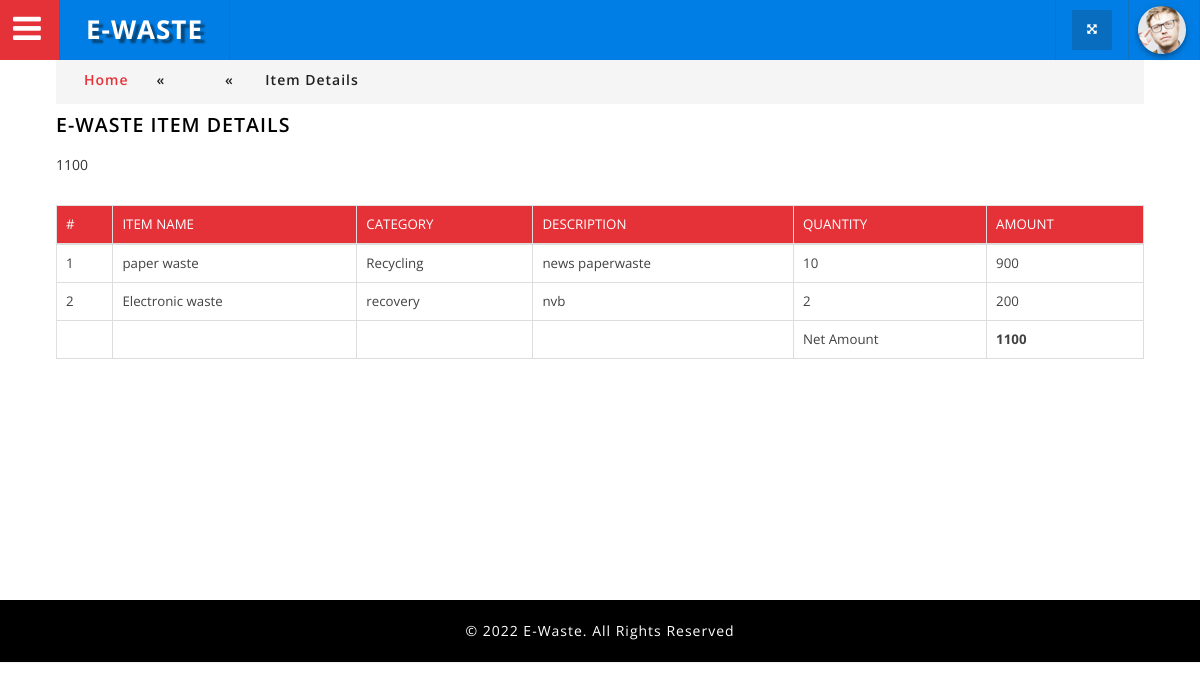
Screenshot of /Fieldofficer/view_collecteddetails.php?id=2 (signed in) with the database file from the repository.
### tables this page shows
CREATE TABLE IF NOT EXISTS `request_items` (
`req_item_id` int(11) NOT NULL,
  `req_id` int(11) NOT NULL,
  `item_title` varchar(70) NOT NULL,
  `e_cat_id` int(11) NOT NULL,
  `description` varchar(100) NOT NULL,
  `qty` int(11) NOT NULL,
  `amount` int(11) NOT NULL
);

CREATE TABLE IF NOT EXISTS `ewaste_category` (
`catid` int(11) NOT NULL,
  `catname` varchar(60) NOT NULL,
  `price` varchar(50) NOT NULL
);

### connectionclass.php (called while the page is built, shortened)
<?php
class Connectionclass
{
    public $db = null;
    public function open()
    {
        $dbname = "ewaste";
        $this->db = mysqli_connect("localhost", "root", "", $dbname)
            or die('Error connecting to MySQL server.');
    }
    public function GetTable($qry)
    {
        try {
            $result = mysqli_query($this->db, $qry);
            if ($result) {
                $data = array();
                while ($row = mysqli_fetch_assoc($result)) {
                    $data[] = $row;
                }
                return $data;
            } else {
                throw new Exception(mysqli_error($this->db));
            }
        } catch (Exception $e) {
            return $e->getMessage();
        } finally {
            mysqli_close($this->db);
        }
    }
    public function GetSingleData($qry)
    {
        try {
            $result = mysqli_query($this->db, $qry);
            if ($result) {
                $row = mysqli_fetch_row($result);
                return ($row != null) ? $row[0] : "";
            } else {
                throw new Exception(mysqli_error($this->db));
            }
        } catch (Exception $e) {
            return $e->getMessage();
        } finally {
            mysqli_close($this->db);
        }
    }
}
?>

### Fieldofficer/view_collecteddetails.php (the view, shortened to what this page needs)
<?php
require_once('header.php');
$req_id=$_REQUEST['id'];
$wer="select * from request_items i inner join ewaste_category c where i.req_id='$req_id' and i.e_cat_id=c.catid";
$res1=$obj->GetTable($wer);
?>
				<div class="inner_content">
						<div class="w3l_agileits_breadcrumbs">
							<div class="w3l_agileits_breadcrumbs_inner">
								<ul>
									<li><a href="index.php">Home</a><span>«</span></li>
									<li>
          <span>«</span></li>
									<li>Item Details</li>
								</ul>
							</div>
						</div>
					<div class="inner_content_w3_agile_info two_in" style="margin-top: 0em;">
					   <h3 class="w3_inner_tittle two"><?php echo $tu; ?>  E-Waste Item Details</h3>
						<div class="agile-tables">
											<table class="table table-bordered table-responsive">
              <thead>
                <tr>
                  <th>#</th>
                  <th>Item Name</th>
                  <th>Category</th>
                  <th>Description</th>
                  <th>Quantity</th>
                  <th>Amount</th>
                </tr>
              </thead>
              <tbody>
<?php
$i=0;
foreach($res1 as $row)
{
  $i++;
  ?>              <tr>
                  <td><?php echo $i; ?></td>
                  <td><?php echo $row['item_title']?></td>
                  <td><?php echo $row['catname']?></td>
                  <td><?php echo $row['description']?></td>
                  <td><?php echo $row['qty']?></td>
                 <td><?php echo $row['amount']?></td>
                </tr>
    <?php } ?>
           <tr>
                  <td></td>
                  <td></td>
                  <td></td>
                  <td></td>
                  <?php
                     $qry="select sum(amount) from request_items where req_id='$req_id'";
                         echo      $total=$obj->GetSingleData($qry);?>
                  <td>Net Amount</td><td><b><?php echo $total; ?></b></td>
                </tr>
              </tbody>
            </table>
								</div>
				    </div>
				</div>
		<?php
		require_once('footer.php');
		?>

### Fieldofficer/css/table-style.css (style rules this page uses)
table { background: white; border-collapse: collapse; margin: 1.25em 0 0; width: 100%; }
table tr, table th, table td { border: none; border-bottom: 1px solid #e8e8e8; font-size: .95em; }
table th, table td { padding: 10px 12px; text-align: left; }
table th { background: #e53238; color: #fff; text-transform: uppercase; }
table tr td { background: #f3faff; color: #424242; }
table tr:nth-of-type(2n+2) td { background: #ffffff; }
table { width: 100%; }
.table { margin: 30px 0; border-collapse: collapse; border-spacing: 0; empty-cells: show; border: 1px solid #e0e0e0; }
.table td, .table th { border-left: 1px solid #e0e0e0; border-width: 0 0 0 1px; font-size: inherit; margin: 0; overflow: visible; padding: 0.5em 1em; font-weight: normal; }
.table td:first-child, .table th:first-child { border-left-width: 0; }
.table thead, .table tfoot { background-color: #f05050; color: #fff; text-align: left; vertical-align: bottom; }
.table thead td, .table tfoot td, .table thead th, .table tfoot th { border-color: #fff; }
.table td { background-color: transparent; }

### Fieldofficer/css/component.css (style rules this page uses)
*, *:after, *::before { -webkit-box-sizing: border-box; -moz-box-sizing: border-box; box-sizing: border-box; }

### Fieldofficer/css/style.css (style rules this page uses)
body { margin:0; padding:0; background:#fff; font-family: 'Open Sans', sans-serif; }
h1,h2,h3,h4,h5,h6 { margin:0; font-family: 'Open Sans', sans-serif; }
ul { margin:0; padding:0; }
p,ul,ol { font-size:14px; }
input[type="submit"],a,.nbs-flexisel-nav-left,.nbs-flexisel-nav-right { transition:.5s ease-in; -webkit-transition:.5s ease-in; -moz-transition:.5s ease-in; -o-transition:.5s ease-in; -ms-transition:.5s ease-in; }
.inner_content { padding: 4em 4em; min-height: 600px; }
h3.w3_inner_tittle.two { color: #000; font-weight: 600; }
h3.w3_inner_tittle { text-transform: uppercase; color: #fff; margin: 0.5em 0 1em 0; font-weight: 800; font-size: 1.4em; letter-spacing:1px; }
.inner_content_w3_agile_info { margin-top:4.5em; }
.inner_content_w3_agile_info.two_in { margin-top: 4em; }
.table > thead > tr > th, .table > tbody > tr > th, .table > tfoot > tr > th, .table > thead > tr > td, .table > tbody > tr > td, .table > tfoot > tr > td { padding: 9px; }
.w3l_agileits_breadcrumbs { padding:1em 0; background:#f5f5f5; }
.w3l_agileits_breadcrumbs ul li { display:inline-block; color:#212121; font-weight:600; font-family: 'Open Sans', sans-serif; letter-spacing:1px; }
.w3l_agileits_breadcrumbs ul li a { color: #e53238; text-decoration:none; font-family: 'Open Sans', sans-serif; }
.w3l_agileits_breadcrumbs ul li span { padding:0 2em; }
.w3l_agileits_breadcrumbs_inner { padding: 0 2em; }

### rows the page displays
request_items: item_title "paper waste", ewaste_category.catname "Recycling", description "news paperwaste", qty "10", amount "900"
request_items: item_title "Electronic waste", ewaste_category.catname "recovery", description "nvb", qty "2", amount "200"

### other values shown
$total "1100"
